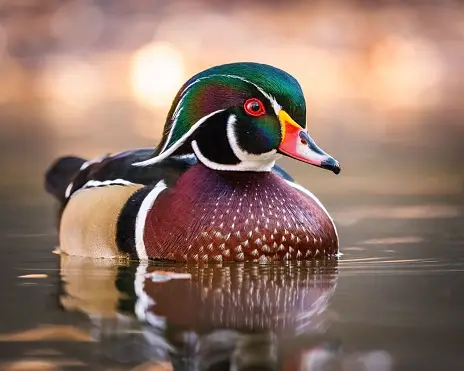
#> input picture tareas/3/24190285/pato.jpeg, 464 x 371 px, found by its file name
$ python 8.green.py
#> lines starting #> are read from the running program, lines starting #| are printed output that depends on the picture
from PIL import Image,ImageFilter
#import numpy as np
imagen=Image.open('pato.jpeg')
#> imagen is the input picture: PIL image 464x371 RGB; mean R, G, B 143.8, 116.6, 104
ancho,alto=imagen.size
#> ancho = 464; alto = 371
Ba_R, Ba_V, Ba_A=imagen.split()
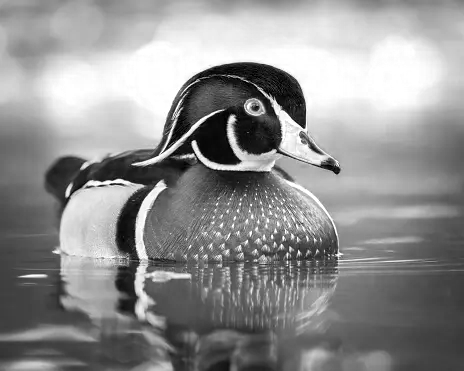
#> Ba_R: PIL image 464x371 L; min 0, max 255, mean 143.8
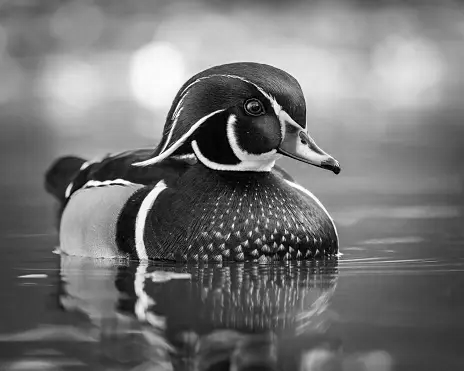
#> Ba_V: PIL image 464x371 L; min 0, max 255, mean 116.6
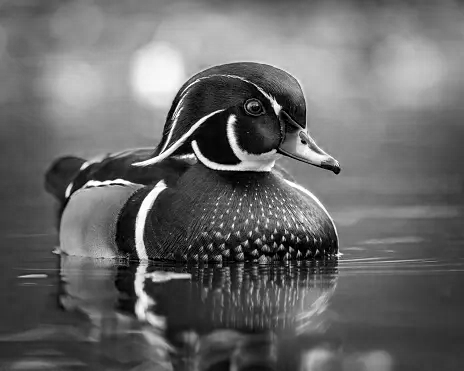
#> Ba_A: PIL image 464x371 L; min 0, max 255, mean 104
Ima_V=Image.new(mode='L',size=(ancho,alto),color='black')
#> Ima_V: PIL image 464x371 L; every value is 0
Ima_V=Image.merge('RGB',(Ima_V,Ba_V,Ima_V))
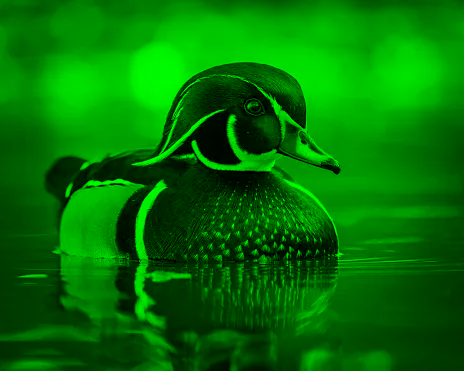
#> Ima_V: PIL image 464x371 RGB; mean R, G, B 0, 116.6, 0
Ima_V.show()
